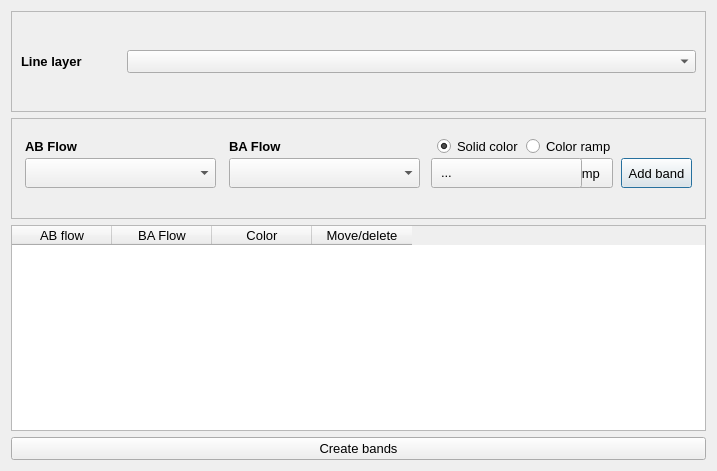
<?xml version="1.0" encoding="UTF-8"?>
<ui version="4.0">
 <class>bandwidths</class>
 <widget class="QDialog" name="bandwidths">
  <property name="geometry">
   <rect>
    <x>0</x>
    <y>0</y>
    <width>717</width>
    <height>471</height>
   </rect>
  </property>
  <property name="maximumSize">
   <size>
    <width>6890</width>
    <height>4030</height>
   </size>
  </property>
  <property name="windowTitle">
   <string>AequilibraE - Stacked Bandwidth and color ramps</string>
  </property>
  <layout class="QGridLayout" name="gridLayout">
   <item row="4" column="0">
    <widget class="QTableWidget" name="bands_list">
     <property name="maximumSize">
      <size>
       <width>6710</width>
       <height>1810</height>
      </size>
     </property>
     <property name="font">
      <font>
       <pointsize>10</pointsize>
      </font>
     </property>
     <property name="accessibleName">
      <string>&lt;html&gt;&lt;head/&gt;&lt;body&gt;&lt;p&gt;xcxc&lt;/p&gt;&lt;/body&gt;&lt;/html&gt;</string>
     </property>
     <property name="selectionMode">
      <enum>QAbstractItemView::SingleSelection</enum>
     </property>
     <property name="selectionBehavior">
      <enum>QAbstractItemView::SelectRows</enum>
     </property>
     <property name="rowCount">
      <number>0</number>
     </property>
     <property name="columnCount">
      <number>4</number>
     </property>
     <attribute name="verticalHeaderDefaultSectionSize">
      <number>27</number>
     </attribute>
     <column>
      <property name="text">
       <string>AB flow</string>
      </property>
     </column>
     <column>
      <property name="text">
       <string>BA Flow</string>
      </property>
     </column>
     <column>
      <property name="text">
       <string>Color</string>
      </property>
     </column>
     <column>
      <property name="text">
       <string>Move/delete</string>
      </property>
     </column>
    </widget>
   </item>
   <item row="3" column="0">
    <widget class="QFrame" name="frame_3">
     <property name="minimumSize">
      <size>
       <width>691</width>
       <height>101</height>
      </size>
     </property>
     <property name="font">
      <font>
       <pointsize>10</pointsize>
      </font>
     </property>
     <property name="frameShape">
      <enum>QFrame::StyledPanel</enum>
     </property>
     <property name="frameShadow">
      <enum>QFrame::Raised</enum>
     </property>
     <widget class="QPushButton" name="but_add_band">
      <property name="geometry">
       <rect>
        <x>610</x>
        <y>40</y>
        <width>71</width>
        <height>30</height>
       </rect>
      </property>
      <property name="font">
       <font>
        <pointsize>10</pointsize>
       </font>
      </property>
      <property name="text">
       <string>Add band</string>
      </property>
     </widget>
     <widget class="QPushButton" name="but_load_ramp">
      <property name="geometry">
       <rect>
        <x>541</x>
        <y>40</y>
        <width>61</width>
        <height>30</height>
       </rect>
      </property>
      <property name="font">
       <font>
        <pointsize>10</pointsize>
       </font>
      </property>
      <property name="text">
       <string>Ramp</string>
      </property>
     </widget>
     <widget class="QRadioButton" name="rdo_ramp">
      <property name="geometry">
       <rect>
        <x>515</x>
        <y>17</y>
        <width>91</width>
        <height>22</height>
       </rect>
      </property>
      <property name="font">
       <font>
        <pointsize>10</pointsize>
       </font>
      </property>
      <property name="text">
       <string>Color ramp</string>
      </property>
     </widget>
     <widget class="QgsFieldComboBox" name="ab_FieldComboBox">
      <property name="geometry">
       <rect>
        <x>14</x>
        <y>40</y>
        <width>191</width>
        <height>30</height>
       </rect>
      </property>
      <property name="font">
       <font>
        <pointsize>10</pointsize>
       </font>
      </property>
     </widget>
     <widget class="QLabel" name="label_6">
      <property name="geometry">
       <rect>
        <x>14</x>
        <y>18</y>
        <width>131</width>
        <height>21</height>
       </rect>
      </property>
      <property name="font">
       <font>
        <pointsize>10</pointsize>
        <weight>75</weight>
        <bold>true</bold>
       </font>
      </property>
      <property name="text">
       <string>AB Flow</string>
      </property>
     </widget>
     <widget class="QLabel" name="label_5">
      <property name="geometry">
       <rect>
        <x>218</x>
        <y>18</y>
        <width>131</width>
        <height>21</height>
       </rect>
      </property>
      <property name="font">
       <font>
        <pointsize>10</pointsize>
        <weight>75</weight>
        <bold>true</bold>
       </font>
      </property>
      <property name="text">
       <string>BA Flow</string>
      </property>
     </widget>
     <widget class="QgsFieldComboBox" name="ba_FieldComboBox">
      <property name="geometry">
       <rect>
        <x>218</x>
        <y>40</y>
        <width>191</width>
        <height>30</height>
       </rect>
      </property>
      <property name="font">
       <font>
        <pointsize>10</pointsize>
       </font>
      </property>
     </widget>
     <widget class="QRadioButton" name="rdo_color">
      <property name="geometry">
       <rect>
        <x>426</x>
        <y>17</y>
        <width>101</width>
        <height>22</height>
       </rect>
      </property>
      <property name="font">
       <font>
        <pointsize>10</pointsize>
       </font>
      </property>
      <property name="text">
       <string>Solid color</string>
      </property>
      <property name="checked">
       <bool>true</bool>
      </property>
     </widget>
     <widget class="QgsColorButton" name="mColorButton">
      <property name="geometry">
       <rect>
        <x>420</x>
        <y>40</y>
        <width>151</width>
        <height>30</height>
       </rect>
      </property>
      <property name="font">
       <font>
        <pointsize>10</pointsize>
       </font>
      </property>
     </widget>
     <widget class="QLabel" name="txt_ramp">
      <property name="geometry">
       <rect>
        <x>430</x>
        <y>46</y>
        <width>101</width>
        <height>17</height>
       </rect>
      </property>
      <property name="font">
       <font>
        <pointsize>10</pointsize>
       </font>
      </property>
      <property name="text">
       <string>...</string>
      </property>
     </widget>
    </widget>
   </item>
   <item row="2" column="0">
    <widget class="QFrame" name="frame">
     <property name="minimumSize">
      <size>
       <width>691</width>
       <height>101</height>
      </size>
     </property>
     <property name="font">
      <font>
       <pointsize>10</pointsize>
      </font>
     </property>
     <property name="frameShape">
      <enum>QFrame::StyledPanel</enum>
     </property>
     <property name="frameShadow">
      <enum>QFrame::Raised</enum>
     </property>
     <layout class="QGridLayout" name="gridLayout_2">
      <item row="1" column="1">
       <widget class="QgsMapLayerComboBox" name="mMapLayerComboBox">
        <property name="font">
         <font>
          <pointsize>10</pointsize>
         </font>
        </property>
       </widget>
      </item>
      <item row="1" column="0">
       <widget class="QLabel" name="label_3">
        <property name="maximumSize">
         <size>
          <width>100</width>
          <height>16777215</height>
         </size>
        </property>
        <property name="font">
         <font>
          <pointsize>10</pointsize>
          <weight>75</weight>
          <bold>true</bold>
         </font>
        </property>
        <property name="text">
         <string>Line layer</string>
        </property>
       </widget>
      </item>
     </layout>
    </widget>
   </item>
   <item row="5" column="0">
    <widget class="QPushButton" name="but_run">
     <property name="font">
      <font>
       <pointsize>10</pointsize>
      </font>
     </property>
     <property name="text">
      <string>Create bands</string>
     </property>
    </widget>
   </item>
  </layout>
 </widget>
 <customwidgets>
  <customwidget>
   <class>QgsColorButton</class>
   <extends>QToolButton</extends>
   <header>qgscolorbutton.h</header>
  </customwidget>
  <customwidget>
   <class>QgsFieldComboBox</class>
   <extends>QComboBox</extends>
   <header>qgsfieldcombobox.h</header>
  </customwidget>
  <customwidget>
   <class>QgsMapLayerComboBox</class>
   <extends>QComboBox</extends>
   <header>qgsmaplayercombobox.h</header>
  </customwidget>
 </customwidgets>
 <tabstops>
  <tabstop>ab_FieldComboBox</tabstop>
  <tabstop>ba_FieldComboBox</tabstop>
  <tabstop>rdo_color</tabstop>
  <tabstop>rdo_ramp</tabstop>
  <tabstop>mColorButton</tabstop>
  <tabstop>but_load_ramp</tabstop>
  <tabstop>but_add_band</tabstop>
  <tabstop>but_run</tabstop>
  <tabstop>bands_list</tabstop>
 </tabstops>
 <resources/>
 <connections/>
</ui>
